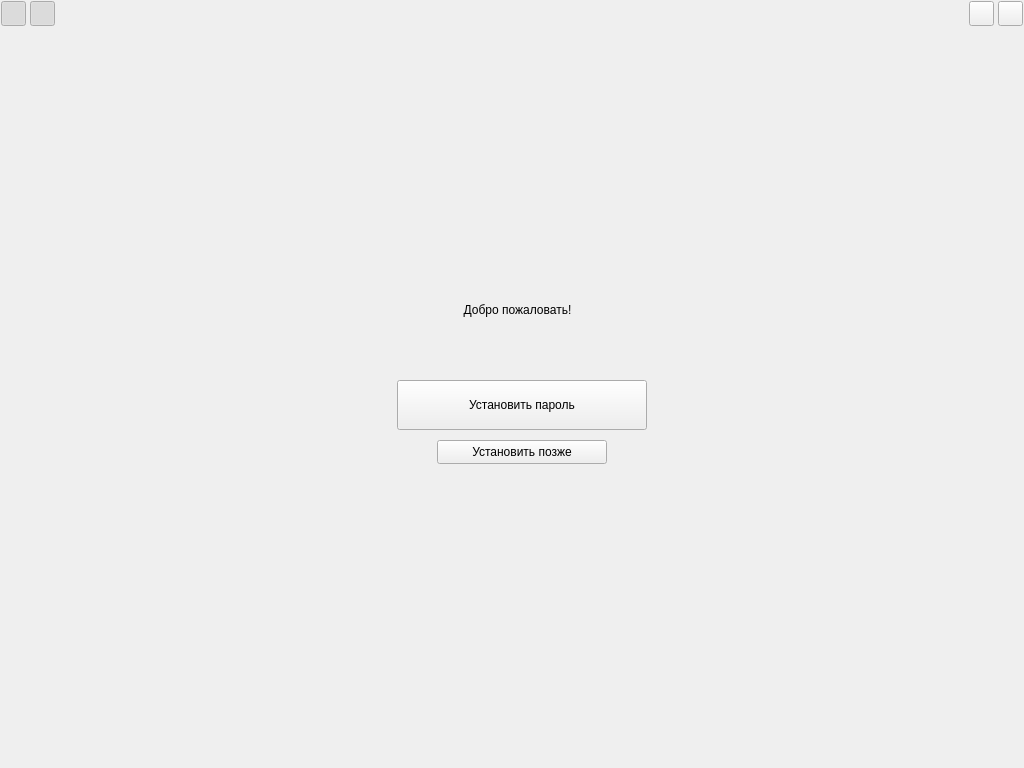
<?xml version="1.0" encoding="UTF-8"?>
<ui version="4.0">
 <class>MainWindow</class>
 <widget class="QMainWindow" name="MainWindow">
  <property name="enabled">
   <bool>true</bool>
  </property>
  <property name="geometry">
   <rect>
    <x>0</x>
    <y>0</y>
    <width>1024</width>
    <height>768</height>
   </rect>
  </property>
  <property name="windowTitle">
   <string notr="true">TaskManager</string>
  </property>
  <widget class="QWidget" name="centralwidget">
   <property name="class" stdset="0">
    <string>mainPlane</string>
   </property>
   <widget class="QPushButton" name="exitButton">
    <property name="geometry">
     <rect>
      <x>998</x>
      <y>1</y>
      <width>25</width>
      <height>25</height>
     </rect>
    </property>
    <property name="cursor">
     <cursorShape>PointingHandCursor</cursorShape>
    </property>
    <property name="focusPolicy">
     <enum>Qt::ClickFocus</enum>
    </property>
    <property name="text">
     <string/>
    </property>
    <property name="icon">
     <iconset>
      <normaloff>icons/exit_icon.png</normaloff>
      <activeoff>icons/exit_icon_hover.png</activeoff>icons/exit_icon.png</iconset>
    </property>
    <property name="iconSize">
     <size>
      <width>25</width>
      <height>25</height>
     </size>
    </property>
    <property name="checkable">
     <bool>false</bool>
    </property>
    <property name="class" stdset="0">
     <string>iconButton</string>
    </property>
   </widget>
   <widget class="QPushButton" name="themeButton">
    <property name="enabled">
     <bool>true</bool>
    </property>
    <property name="geometry">
     <rect>
      <x>30</x>
      <y>1</y>
      <width>25</width>
      <height>25</height>
     </rect>
    </property>
    <property name="cursor">
     <cursorShape>PointingHandCursor</cursorShape>
    </property>
    <property name="focusPolicy">
     <enum>Qt::ClickFocus</enum>
    </property>
    <property name="contextMenuPolicy">
     <enum>Qt::NoContextMenu</enum>
    </property>
    <property name="text">
     <string/>
    </property>
    <property name="icon">
     <iconset>
      <normaloff>icons/dark_theme.png</normaloff>icons/dark_theme.png</iconset>
    </property>
    <property name="iconSize">
     <size>
      <width>25</width>
      <height>25</height>
     </size>
    </property>
    <property name="checkable">
     <bool>true</bool>
    </property>
    <property name="checked">
     <bool>true</bool>
    </property>
    <property name="class" stdset="0">
     <string>iconButton</string>
    </property>
   </widget>
   <widget class="QPushButton" name="minButton">
    <property name="geometry">
     <rect>
      <x>969</x>
      <y>1</y>
      <width>25</width>
      <height>25</height>
     </rect>
    </property>
    <property name="cursor">
     <cursorShape>PointingHandCursor</cursorShape>
    </property>
    <property name="inputMethodHints">
     <set>Qt::ImhHiddenText</set>
    </property>
    <property name="text">
     <string/>
    </property>
    <property name="icon">
     <iconset>
      <normaloff>icons/minimize_icon.png</normaloff>icons/minimize_icon.png</iconset>
    </property>
    <property name="iconSize">
     <size>
      <width>25</width>
      <height>25</height>
     </size>
    </property>
    <property name="checked">
     <bool>false</bool>
    </property>
    <property name="flat">
     <bool>false</bool>
    </property>
    <property name="class" stdset="0">
     <string>iconButton</string>
    </property>
   </widget>
   <widget class="QPushButton" name="pinButton">
    <property name="enabled">
     <bool>true</bool>
    </property>
    <property name="geometry">
     <rect>
      <x>1</x>
      <y>1</y>
      <width>25</width>
      <height>25</height>
     </rect>
    </property>
    <property name="cursor">
     <cursorShape>PointingHandCursor</cursorShape>
    </property>
    <property name="focusPolicy">
     <enum>Qt::ClickFocus</enum>
    </property>
    <property name="contextMenuPolicy">
     <enum>Qt::NoContextMenu</enum>
    </property>
    <property name="text">
     <string/>
    </property>
    <property name="icon">
     <iconset>
      <normaloff>icons/pin_icon.png</normaloff>
      <activeoff>icons/pin_icon_active.png</activeoff>icons/pin_icon.png</iconset>
    </property>
    <property name="iconSize">
     <size>
      <width>25</width>
      <height>25</height>
     </size>
    </property>
    <property name="checkable">
     <bool>true</bool>
    </property>
    <property name="checked">
     <bool>true</bool>
    </property>
    <property name="class" stdset="0">
     <string>iconButton</string>
    </property>
   </widget>
   <widget class="QStackedWidget" name="pageStack">
    <property name="geometry">
     <rect>
      <x>0</x>
      <y>30</y>
      <width>1021</width>
      <height>741</height>
     </rect>
    </property>
    <property name="currentIndex">
     <number>0</number>
    </property>
    <widget class="QWidget" name="new_user_page">
     <widget class="QWidget" name="plane" native="true">
      <property name="geometry">
       <rect>
        <x>210</x>
        <y>180</y>
        <width>624</width>
        <height>368</height>
       </rect>
      </property>
      <property name="class" stdset="0">
       <string>plane</string>
      </property>
      <widget class="QPushButton" name="setPassButton">
       <property name="geometry">
        <rect>
         <x>187</x>
         <y>170</y>
         <width>250</width>
         <height>50</height>
        </rect>
       </property>
       <property name="cursor">
        <cursorShape>PointingHandCursor</cursorShape>
       </property>
       <property name="text">
        <string>Установить пароль</string>
       </property>
       <property name="class" stdset="0">
        <string>regularButton</string>
       </property>
      </widget>
      <widget class="QPushButton" name="skipPassButton">
       <property name="geometry">
        <rect>
         <x>227</x>
         <y>230</y>
         <width>170</width>
         <height>24</height>
        </rect>
       </property>
       <property name="cursor">
        <cursorShape>PointingHandCursor</cursorShape>
       </property>
       <property name="text">
        <string>Установить позже</string>
       </property>
       <property name="class" stdset="0">
        <string>hintButton</string>
       </property>
      </widget>
      <widget class="QLabel" name="headerText">
       <property name="geometry">
        <rect>
         <x>80</x>
         <y>80</y>
         <width>455</width>
         <height>40</height>
        </rect>
       </property>
       <property name="layoutDirection">
        <enum>Qt::LeftToRight</enum>
       </property>
       <property name="text">
        <string>Добро пожаловать!</string>
       </property>
       <property name="alignment">
        <set>Qt::AlignCenter</set>
       </property>
       <property name="class" stdset="0">
        <string>headerText</string>
       </property>
      </widget>
     </widget>
    </widget>
    <widget class="QWidget" name="auth_page">
     <widget class="QWidget" name="plane_3" native="true">
      <property name="geometry">
       <rect>
        <x>210</x>
        <y>180</y>
        <width>624</width>
        <height>368</height>
       </rect>
      </property>
      <property name="class" stdset="0">
       <string>plane</string>
      </property>
      <widget class="QPushButton" name="loginButton">
       <property name="geometry">
        <rect>
         <x>187</x>
         <y>277</y>
         <width>250</width>
         <height>50</height>
        </rect>
       </property>
       <property name="cursor">
        <cursorShape>PointingHandCursor</cursorShape>
       </property>
       <property name="text">
        <string>Войти</string>
       </property>
       <property name="class" stdset="0">
        <string>regularButton</string>
       </property>
      </widget>
      <widget class="QPushButton" name="changePassButton">
       <property name="geometry">
        <rect>
         <x>227</x>
         <y>196</y>
         <width>170</width>
         <height>24</height>
        </rect>
       </property>
       <property name="cursor">
        <cursorShape>PointingHandCursor</cursorShape>
       </property>
       <property name="text">
        <string>Сменить пароль</string>
       </property>
       <property name="class" stdset="0">
        <string>hintButton</string>
       </property>
      </widget>
      <widget class="QLabel" name="headerText_3">
       <property name="geometry">
        <rect>
         <x>80</x>
         <y>80</y>
         <width>455</width>
         <height>40</height>
        </rect>
       </property>
       <property name="layoutDirection">
        <enum>Qt::LeftToRight</enum>
       </property>
       <property name="text">
        <string>Добро пожаловать!</string>
       </property>
       <property name="alignment">
        <set>Qt::AlignCenter</set>
       </property>
       <property name="class" stdset="0">
        <string>headerText</string>
       </property>
      </widget>
      <widget class="QLineEdit" name="passInput_2">
       <property name="geometry">
        <rect>
         <x>187</x>
         <y>160</y>
         <width>250</width>
         <height>30</height>
        </rect>
       </property>
       <property name="cursor">
        <cursorShape>IBeamCursor</cursorShape>
       </property>
       <property name="contextMenuPolicy">
        <enum>Qt::ActionsContextMenu</enum>
       </property>
       <property name="acceptDrops">
        <bool>false</bool>
       </property>
       <property name="text">
        <string/>
       </property>
       <property name="echoMode">
        <enum>QLineEdit::Password</enum>
       </property>
       <property name="alignment">
        <set>Qt::AlignLeading|Qt::AlignLeft|Qt::AlignVCenter</set>
       </property>
       <property name="placeholderText">
        <string>Введите пароль</string>
       </property>
       <property name="cursorMoveStyle">
        <enum>Qt::LogicalMoveStyle</enum>
       </property>
       <property name="clearButtonEnabled">
        <bool>true</bool>
       </property>
       <property name="class" stdset="0">
        <string>textInput</string>
       </property>
      </widget>
     </widget>
    </widget>
    <widget class="QWidget" name="set_pass_page">
     <widget class="QWidget" name="plane_2" native="true">
      <property name="geometry">
       <rect>
        <x>210</x>
        <y>180</y>
        <width>624</width>
        <height>368</height>
       </rect>
      </property>
      <property name="class" stdset="0">
       <string>plane</string>
      </property>
      <widget class="QLabel" name="headerText_2">
       <property name="geometry">
        <rect>
         <x>80</x>
         <y>80</y>
         <width>455</width>
         <height>40</height>
        </rect>
       </property>
       <property name="layoutDirection">
        <enum>Qt::LeftToRight</enum>
       </property>
       <property name="text">
        <string>Установка пароля</string>
       </property>
       <property name="alignment">
        <set>Qt::AlignCenter</set>
       </property>
       <property name="class" stdset="0">
        <string>smallheaderText</string>
       </property>
      </widget>
      <widget class="QLineEdit" name="passInput">
       <property name="geometry">
        <rect>
         <x>187</x>
         <y>160</y>
         <width>250</width>
         <height>30</height>
        </rect>
       </property>
       <property name="cursor">
        <cursorShape>IBeamCursor</cursorShape>
       </property>
       <property name="contextMenuPolicy">
        <enum>Qt::ActionsContextMenu</enum>
       </property>
       <property name="acceptDrops">
        <bool>false</bool>
       </property>
       <property name="text">
        <string/>
       </property>
       <property name="echoMode">
        <enum>QLineEdit::Password</enum>
       </property>
       <property name="alignment">
        <set>Qt::AlignLeading|Qt::AlignLeft|Qt::AlignVCenter</set>
       </property>
       <property name="placeholderText">
        <string>Введите пароль</string>
       </property>
       <property name="cursorMoveStyle">
        <enum>Qt::LogicalMoveStyle</enum>
       </property>
       <property name="clearButtonEnabled">
        <bool>true</bool>
       </property>
       <property name="class" stdset="0">
        <string>textInput</string>
       </property>
      </widget>
      <widget class="QLineEdit" name="passInput_valid">
       <property name="geometry">
        <rect>
         <x>187</x>
         <y>197</y>
         <width>250</width>
         <height>30</height>
        </rect>
       </property>
       <property name="cursor">
        <cursorShape>IBeamCursor</cursorShape>
       </property>
       <property name="contextMenuPolicy">
        <enum>Qt::ActionsContextMenu</enum>
       </property>
       <property name="acceptDrops">
        <bool>false</bool>
       </property>
       <property name="text">
        <string/>
       </property>
       <property name="echoMode">
        <enum>QLineEdit::Password</enum>
       </property>
       <property name="alignment">
        <set>Qt::AlignLeading|Qt::AlignLeft|Qt::AlignVCenter</set>
       </property>
       <property name="placeholderText">
        <string>Повторите пароль</string>
       </property>
       <property name="cursorMoveStyle">
        <enum>Qt::LogicalMoveStyle</enum>
       </property>
       <property name="clearButtonEnabled">
        <bool>true</bool>
       </property>
       <property name="class" stdset="0">
        <string>textInput</string>
       </property>
      </widget>
      <widget class="QPushButton" name="okButton">
       <property name="geometry">
        <rect>
         <x>210</x>
         <y>270</y>
         <width>80</width>
         <height>23</height>
        </rect>
       </property>
       <property name="cursor">
        <cursorShape>PointingHandCursor</cursorShape>
       </property>
       <property name="text">
        <string>OK</string>
       </property>
       <property name="class" stdset="0">
        <string>whiteButton</string>
       </property>
      </widget>
      <widget class="QPushButton" name="cancelButton">
       <property name="geometry">
        <rect>
         <x>334</x>
         <y>270</y>
         <width>80</width>
         <height>23</height>
        </rect>
       </property>
       <property name="cursor">
        <cursorShape>PointingHandCursor</cursorShape>
       </property>
       <property name="text">
        <string>Отмена</string>
       </property>
       <property name="class" stdset="0">
        <string>redButton</string>
       </property>
      </widget>
     </widget>
    </widget>
    <widget class="QWidget" name="change_pass_page">
     <widget class="QWidget" name="plane_4" native="true">
      <property name="geometry">
       <rect>
        <x>210</x>
        <y>180</y>
        <width>624</width>
        <height>368</height>
       </rect>
      </property>
      <property name="class" stdset="0">
       <string>plane</string>
      </property>
      <widget class="QLabel" name="headerText_4">
       <property name="geometry">
        <rect>
         <x>80</x>
         <y>80</y>
         <width>455</width>
         <height>40</height>
        </rect>
       </property>
       <property name="layoutDirection">
        <enum>Qt::LeftToRight</enum>
       </property>
       <property name="text">
        <string>Смена пароля</string>
       </property>
       <property name="alignment">
        <set>Qt::AlignCenter</set>
       </property>
       <property name="class" stdset="0">
        <string>smallheaderText</string>
       </property>
      </widget>
      <widget class="QLineEdit" name="newpassInput">
       <property name="geometry">
        <rect>
         <x>187</x>
         <y>173</y>
         <width>250</width>
         <height>30</height>
        </rect>
       </property>
       <property name="cursor">
        <cursorShape>IBeamCursor</cursorShape>
       </property>
       <property name="contextMenuPolicy">
        <enum>Qt::ActionsContextMenu</enum>
       </property>
       <property name="acceptDrops">
        <bool>false</bool>
       </property>
       <property name="text">
        <string/>
       </property>
       <property name="echoMode">
        <enum>QLineEdit::Password</enum>
       </property>
       <property name="alignment">
        <set>Qt::AlignLeading|Qt::AlignLeft|Qt::AlignVCenter</set>
       </property>
       <property name="placeholderText">
        <string>Введите новый пароль</string>
       </property>
       <property name="cursorMoveStyle">
        <enum>Qt::LogicalMoveStyle</enum>
       </property>
       <property name="clearButtonEnabled">
        <bool>true</bool>
       </property>
       <property name="class" stdset="0">
        <string>textInput</string>
       </property>
      </widget>
      <widget class="QLineEdit" name="newpassInput_valid">
       <property name="geometry">
        <rect>
         <x>187</x>
         <y>210</y>
         <width>250</width>
         <height>30</height>
        </rect>
       </property>
       <property name="cursor">
        <cursorShape>IBeamCursor</cursorShape>
       </property>
       <property name="contextMenuPolicy">
        <enum>Qt::ActionsContextMenu</enum>
       </property>
       <property name="acceptDrops">
        <bool>false</bool>
       </property>
       <property name="text">
        <string/>
       </property>
       <property name="echoMode">
        <enum>QLineEdit::Password</enum>
       </property>
       <property name="alignment">
        <set>Qt::AlignLeading|Qt::AlignLeft|Qt::AlignVCenter</set>
       </property>
       <property name="placeholderText">
        <string>Повторите новый пароль</string>
       </property>
       <property name="cursorMoveStyle">
        <enum>Qt::LogicalMoveStyle</enum>
       </property>
       <property name="clearButtonEnabled">
        <bool>true</bool>
       </property>
       <property name="class" stdset="0">
        <string>textInput</string>
       </property>
      </widget>
      <widget class="QPushButton" name="okButton_2">
       <property name="geometry">
        <rect>
         <x>210</x>
         <y>270</y>
         <width>80</width>
         <height>23</height>
        </rect>
       </property>
       <property name="text">
        <string>OK</string>
       </property>
       <property name="class" stdset="0">
        <string>whiteButton</string>
       </property>
      </widget>
      <widget class="QPushButton" name="cancelButton_2">
       <property name="geometry">
        <rect>
         <x>334</x>
         <y>270</y>
         <width>80</width>
         <height>23</height>
        </rect>
       </property>
       <property name="text">
        <string>Отмена</string>
       </property>
       <property name="class" stdset="0">
        <string>redButton</string>
       </property>
      </widget>
      <widget class="QLineEdit" name="oldpassInput">
       <property name="geometry">
        <rect>
         <x>187</x>
         <y>136</y>
         <width>250</width>
         <height>30</height>
        </rect>
       </property>
       <property name="cursor">
        <cursorShape>IBeamCursor</cursorShape>
       </property>
       <property name="contextMenuPolicy">
        <enum>Qt::ActionsContextMenu</enum>
       </property>
       <property name="acceptDrops">
        <bool>false</bool>
       </property>
       <property name="text">
        <string/>
       </property>
       <property name="echoMode">
        <enum>QLineEdit::Password</enum>
       </property>
       <property name="alignment">
        <set>Qt::AlignLeading|Qt::AlignLeft|Qt::AlignVCenter</set>
       </property>
       <property name="placeholderText">
        <string>Введите пароль</string>
       </property>
       <property name="cursorMoveStyle">
        <enum>Qt::LogicalMoveStyle</enum>
       </property>
       <property name="clearButtonEnabled">
        <bool>true</bool>
       </property>
       <property name="class" stdset="0">
        <string>textInput</string>
       </property>
      </widget>
     </widget>
    </widget>
   </widget>
  </widget>
 </widget>
 <resources/>
 <connections/>
</ui>
